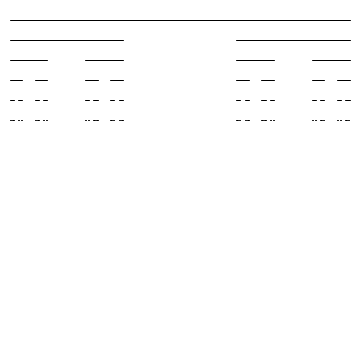
Frame 1 (no input)
Frame 60 (the mouse pressed at the canvas centre just before this capture): identical to frame 1, image omitted
Frame 120 (the mouse held since frame 60 and released just before this capture): identical to frame 1, image omitted

The Processing sketch that drew this single still picture (run headless with seeded random() and noise(); from frame 60 on, the mouse is pressed at the canvas centre):

// Processing sketch: Cantor
// ── Cantor.pde
void setup() {
 size(360,360); 
}

void draw() {
 background(255);
 cantor(10,20, width-20);
 
}

void cantor(float x, float y, float len) {
  if(len >= 1) {
   line(x,y,x+len,y); 
   y += 20;
   cantor(x,y,len/3);
   cantor(x+len*2/3,y,len/3);
  }
}
